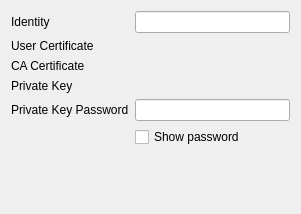
<ui version="4.0" >
 <class>Tls</class>
 <widget class="QWidget" name="Tls" >
  <property name="geometry" >
   <rect>
    <x>0</x>
    <y>0</y>
    <width>301</width>
    <height>214</height>
   </rect>
  </property>
  <property name="windowTitle" >
   <string>Form</string>
  </property>
  <layout class="QVBoxLayout" name="verticalLayout" >
   <item>
    <layout class="QGridLayout" name="gridLayout" >
     <item row="0" column="0" >
      <widget class="QLabel" name="label" >
       <property name="text" >
        <string>Identity</string>
       </property>
      </widget>
     </item>
     <item row="0" column="1" >
      <widget class="KLineEdit" name="kcfg_identity" />
     </item>
     <item row="1" column="0" >
      <widget class="QLabel" name="label_2" >
       <property name="text" >
        <string>User Certificate</string>
       </property>
      </widget>
     </item>
     <item row="1" column="1" >
      <widget class="KUrlRequester" name="kcfg_clientcert" />
     </item>
     <item row="2" column="0" >
      <widget class="QLabel" name="label_3" >
       <property name="text" >
        <string>CA Certificate</string>
       </property>
      </widget>
     </item>
     <item row="2" column="1" >
      <widget class="KUrlRequester" name="kcfg_cacert" />
     </item>
     <item row="3" column="0" >
      <widget class="QLabel" name="label_4" >
       <property name="text" >
        <string>Private Key</string>
       </property>
      </widget>
     </item>
     <item row="3" column="1" >
      <widget class="KUrlRequester" name="kcfg_privatekey" />
     </item>
     <item row="4" column="0" >
      <widget class="QLabel" name="label_5" >
       <property name="text" >
        <string>Private Key Password</string>
       </property>
      </widget>
     </item>
     <item row="4" column="1" >
      <widget class="KLineEdit" name="kcfg_privkeypw" />
     </item>
     <item row="5" column="1" >
      <widget class="QCheckBox" name="checkBox" >
       <property name="text" >
        <string>Show password</string>
       </property>
      </widget>
     </item>
    </layout>
   </item>
   <item>
    <spacer name="verticalSpacer" >
     <property name="orientation" >
      <enum>Qt::Vertical</enum>
     </property>
     <property name="sizeHint" stdset="0" >
      <size>
       <width>20</width>
       <height>1</height>
      </size>
     </property>
    </spacer>
   </item>
  </layout>
 </widget>
 <customwidgets>
  <customwidget>
   <class>KLineEdit</class>
   <extends>QLineEdit</extends>
   <header>klineedit.h</header>
  </customwidget>
  <customwidget>
   <class>KUrlRequester</class>
   <extends>QFrame</extends>
   <header>kurlrequester.h</header>
  </customwidget>
 </customwidgets>
 <resources/>
 <connections/>
</ui>
